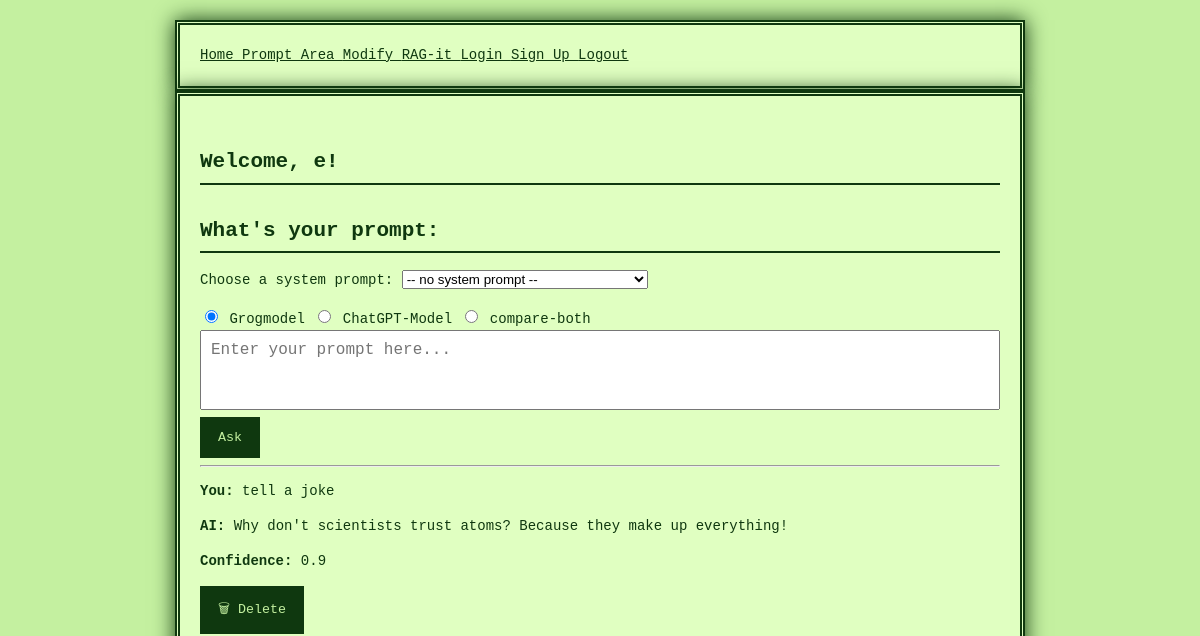
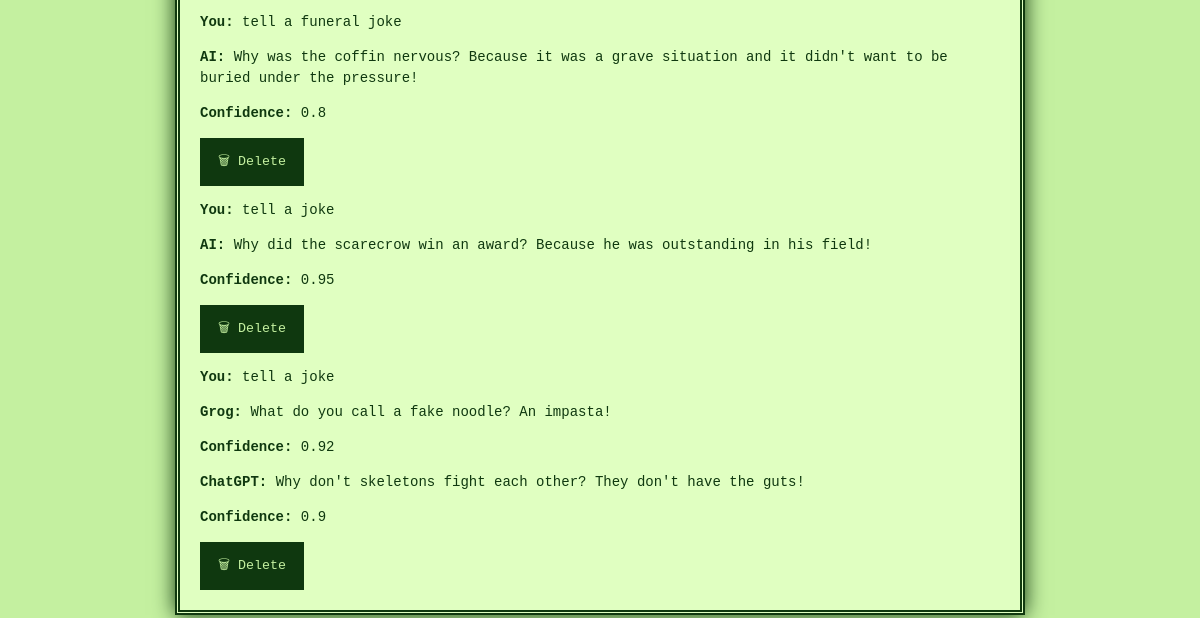
/Prompt-area (signed in), run on an earlier commit of the app's database (2 pictures, top to bottom).
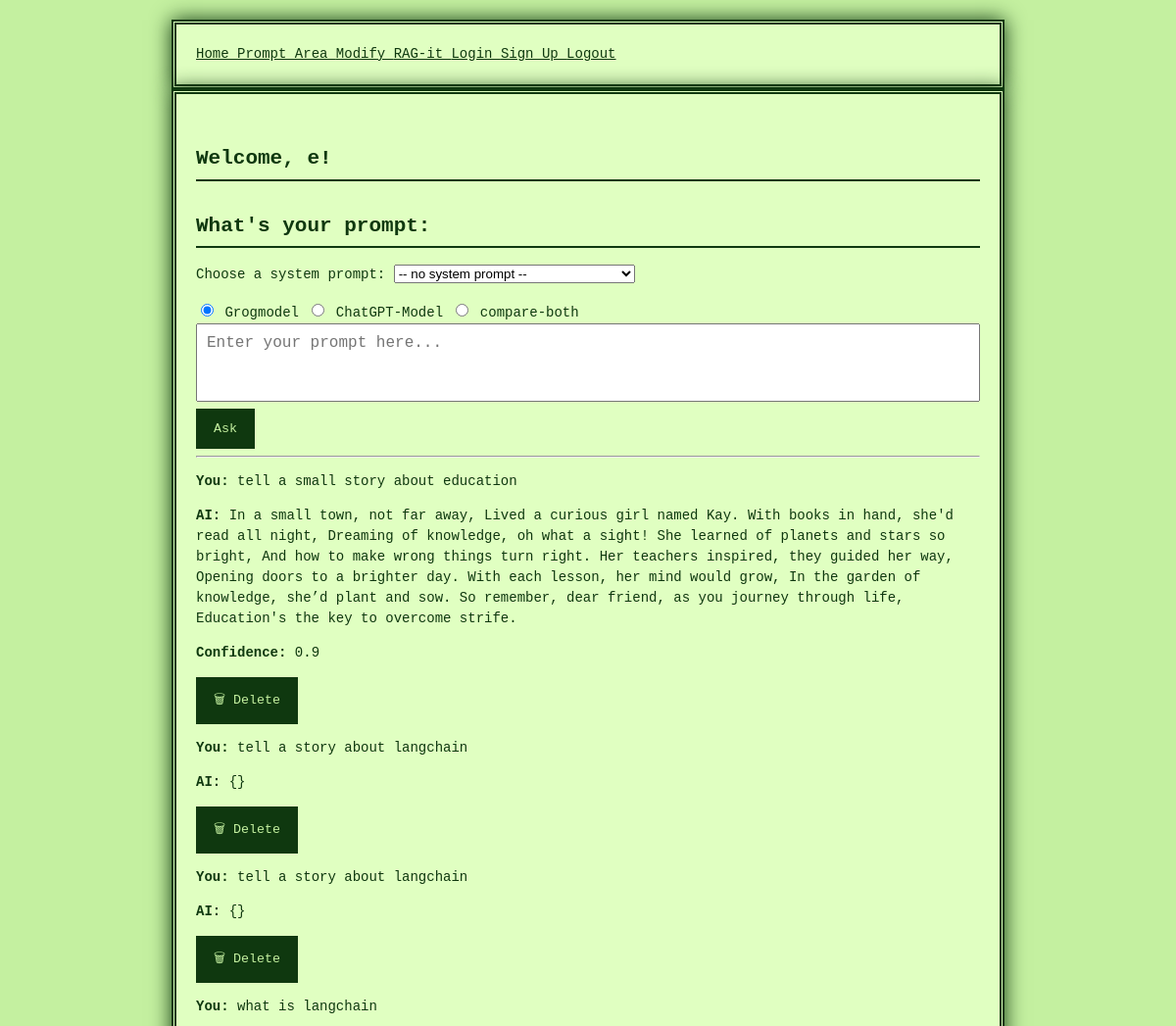
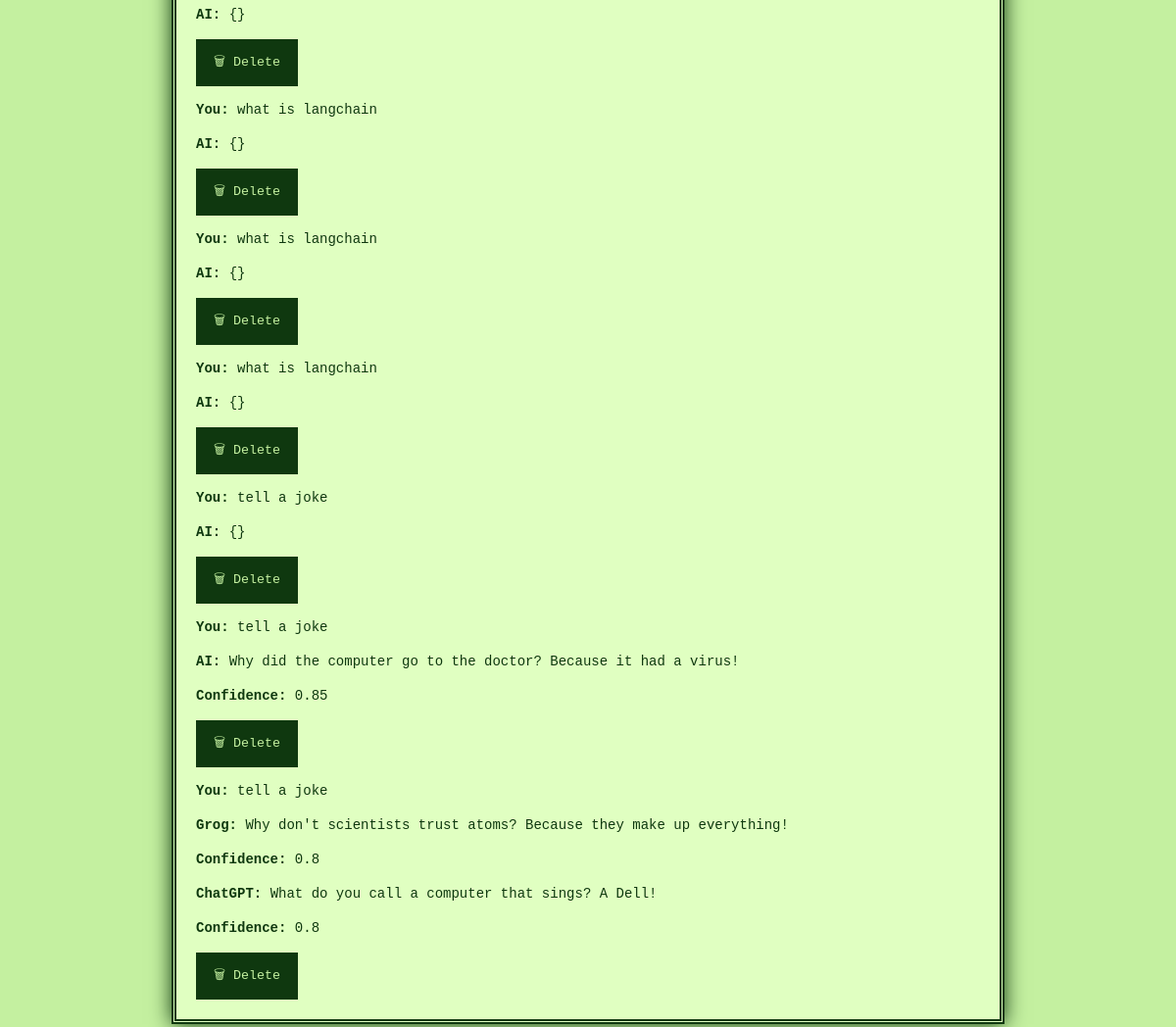
And on a later commit of the database (2 pictures, top to bottom).
### project/models.py (models this page shows)
class Chat(db.Model):
    id = db.Column(db.Integer, primary_key = True)
    user_id = db.Column(db.Integer, db.ForeignKey('user.id', ondelete='CASCADE'), nullable=False)
    question = db.Column(db.String, unique=False)
    answer = db.Column(db.String, unique=False, nullable=True)
    model = db.Column(db.String, unique=False, nullable=True)
    confidence = db.Column(db.Float, nullable=True)
    confidence_grog = db.Column(db.Float, nullable=True)
    confidence_chatgpt = db.Column(db.Float, nullable=True)

### project/main.py (the view)
@main.route('/Prompt-area', methods=["POST", "GET"])
@login_required
def prompt_area():
    def extract_json_string(text):
        try:
            json_match = re.search(r'\{(?:[^{}]|(?R))*\}', text, re.DOTALL)
            if json_match:
                return json.loads(json_match.group())
        except Exception:
            pass
        return None
    user_id = current_user.id
    if request.method == "POST":
        new_prompt = request.form.get("prompt")
        selected_model = request.form.get("modell", "grog")
        system_prompt_id = request.form.get("system_prompt_id")
        delete_id = request.form.get("delete_chat_id")
        if delete_id:
            chat_to_delete = Chat.query.filter_by(id=delete_id, user_id=user_id).first()
            if chat_to_delete:
                db.session.delete(chat_to_delete)
                db.session.commit()
        system_prompts = SystemPrompt.query.all()
        selected_system_prompt = SystemPrompt.query.get(system_prompt_id) if system_prompt_id else None
        system_msg = {
            "role": selected_system_prompt.role,
            "content": selected_system_prompt.content
        } if selected_system_prompt else None
        temperature = selected_system_prompt.temperature if selected_system_prompt else 0.7
        max_tokens = selected_system_prompt.max_tokens if selected_system_prompt else 150
        if new_prompt:
            context_chats = Chat.query.filter_by(user_id=user_id).order_by(Chat.id.desc()).limit(30).all()
            context_chats.reverse()
            context = "".join([f"User: {chat.question}\nAI: {chat.answer}\n" for chat in context_chats])
            combined_prompt = context + f"User: {new_prompt}"
            answer = "⚠️ No answer generated."
            confidence = None
            confidence_grog = None
            confidence_chatgpt = None
            try:
                if selected_model == "grog":
                    result = grogmodel.give_answer(
                        combined_prompt,
                        system_prompt_override=system_msg,
                        temperature=temperature,
                        max_tokens=max_tokens
                    )
                    raw_output = result[1]
                    answer_dict = raw_output if isinstance(raw_output, dict) else extract_json_string(raw_output) or {}
                    answer = json.dumps(answer_dict)
                    confidence = answer_dict.get("confidence", None)
                elif selected_model == "chatgpt":
                    result = chatgptmodel.chat_answers_question(
                        combined_prompt,
                        system_prompt_override=system_msg,
                        temperature=temperature,
                        max_tokens=max_tokens
                    )
                    raw_output = result[1]
                    print("🔍 Raw output from GPT:", repr(raw_output))
                    try:
                        answer_dict = raw_output if isinstance(raw_output, dict) else json.loads(raw_output)
                    except Exception:
                        answer_dict = {}
                    answer = json.dumps(answer_dict)
                    confidence = answer_dict.get("confidence", None)
                elif selected_model == "compare-both":
                    grog_result = grogmodel.give_answer(
                        combined_prompt,
                        system_prompt_override=system_msg,
                        temperature=temperature,
                        max_tokens=max_tokens
                    )
                    chatgpt_result = chatgptmodel.chat_answers_question(
                        combined_prompt,
                        system_prompt_override=system_msg,
                        temperature=temperature,
                        max_tokens=max_tokens
                    )
                    grog_output = grog_result[1]
                    chatgpt_output = chatgpt_result[1]
                    grog_parsed = grog_output if isinstance(grog_output, dict) else extract_json_string(grog_output) or {}
                    chatgpt_parsed = chatgpt_output if isinstance(chatgpt_output, dict) else extract_json_string(chatgpt_output) or {}
                    grog_answer = grog_parsed.get("answer", "⚠️")
                    chatgpt_answer = chatgpt_parsed.get("answer", "⚠️")
                    confidence_grog = grog_parsed.get("confidence", None)
                    confidence_chatgpt = chatgpt_parsed.get("confidence", None)
                    answer = json.dumps({
                        "grog": grog_answer,
                        "grog_confidence": confidence_grog,
                        "chatgpt": chatgpt_answer,
                        "chatgpt_confidence": confidence_chatgpt
                    })
                else:
                    answer = "⚠️ Unsupported model selected."
            except Exception as e:
                answer = json.dumps({"error": f"Exception during model call: {str(e)}"})
            new_chat = Chat(
                user_id=user_id,
                question=new_prompt,
                answer=answer,
                model=selected_model,
                confidence=confidence,
                confidence_grog=confidence_grog,
                confidence_chatgpt=confidence_chatgpt
            )
            db.session.add(new_chat)
            db.session.commit()
    else:
        selected_model = request.args.get("modell", "grog")
        system_prompt_id = request.args.get("system_prompt_id")
    chat_history = Chat.query.filter_by(user_id=user_id).order_by(Chat.id.desc()).limit(10).all()
    chat_history.reverse()
    system_prompts = SystemPrompt.query.all()
    return render_template(
        'Prompt-area.html',
        name=current_user.name,
        chat_history=chat_history,
        system_prompts=system_prompts,
        selected_system_prompt_id=system_prompt_id,
        selected_model=selected_model
    )

### project/__init__.py (called while the page is built)
def create_app():
    app = Flask(__name__)
    app.config['SECRET_KEY'] = 'secret_key_goes_here' #was soll das?
    app.config['SQLALCHEMY_DATABASE_URI'] = 'sqlite:///db.sqlite'
    app.jinja_env.filters['loads'] = json.loads
    db.init_app(app)
    login_manager = LoginManager()
    login_manager.login_view = 'auth.login'
    login_manager.init_app(app)
    from .models import User
    @login_manager.user_loader
    def load_user(user_id):
        return User.query.get(int(user_id))
    from .auth import auth as auth_blueprint
    app.register_blueprint(auth_blueprint)
    from .main import main as main_blueprint
    app.register_blueprint(main_blueprint)
    return app

### project/templates/Prompt-area.html (shortened to what this page needs)
{% extends "base.html" %}
{% block content %}
<h1 class="title">Welcome, {{ name }}!</h1>
<h2>What's your prompt:</h2>
<form method="POST" action="{{ url_for('main.prompt_area') }}">
  <div>
    <label for="system_prompt_id">Choose a system prompt:</label>
    <select name="system_prompt_id" id="system_prompt_id">
      <option value="">-- no system prompt --</option>
    </select>
  </div>
  <div style="margin-top: 1rem;">
    <label>
      <input type="radio" name="modell" value="grog" {% if selected_model == 'grog' %}checked{% endif %}>
      Grogmodel
    </label>
    <label>
      <input type="radio" name="modell" value="chatgpt" {% if selected_model == 'chatgpt' %}checked{% endif %}>
      ChatGPT-Model
    </label>
    <label>
      <input type="radio" name="modell" value="compare-both" {% if selected_model == 'compare-both' %}checked{% endif %}>
      compare-both
    </label>
  </div>
  <div class="textfeld-container">
    <textarea id="autofeld" name="prompt" placeholder="Enter your prompt here..." required></textarea>
    <input type="submit" value="Ask">
  </div>
</form>
<hr>
{% for chat in chat_history %}
  <div class="chat-entry">
    <p><strong>You:</strong> {{ chat.question }}</p>
    {% if chat.model == "compare-both" %}
      {% set both = chat.answer | safe | loads %}
      <p><strong>Grog:</strong> {{ both.grog }}</p>
      <p><strong>Confidence:</strong> {{ both.grog_confidence or 'no confidence here' }}</p>
      <p><strong>ChatGPT:</strong> {{ both.chatgpt }}</p>
      <p><strong>Confidence:</strong> {{ both.chatgpt_confidence or 'no confidence here' }}</p>
    {% else %}
      {% set parsed = chat.answer | safe | loads %}
      {% if parsed and parsed.answer %}
        <p><strong>AI:</strong> {{ parsed.answer }}</p>
        <p><strong>Confidence:</strong> {{ parsed.confidence or 'NAN' }}</p>
      {% else %}
        <p><strong>AI:</strong> {{ chat.answer }}</p>
      {% endif %}
    {% endif %}
    <form method="POST" style="display:inline;">
      <button type="submit" onclick="return confirm('Delete this message?')">🗑 Delete</button>
    </form>
  </div>
{% endfor %}
{% endblock %}

### project/templates/base.html (shortened to what this page needs)
<!DOCTYPE html>
<html>
<head>
    <link rel="stylesheet" href="{{ url_for('static', filename='styles.css') }}">
</head>
<body>
    <section class="hero is-primary is-fullheight">
        <div class="hero-head">
            <nav class="navbar">
                <div class="container">
                    <div id="navbarMenuHeroA" class="navbar-menu">
                        <div class="navbar-end">
                            <a href="{{ url_for('main.index') }}" class="navbar-item">
                                Home
                            </a>
                            <a href="{{ url_for('main.prompt_area') }}" class="navbar-item">
                                Prompt Area
                            </a>
                            <a href="{{ url_for('main.modifier') }}" class="navbar-item">
                                Modify
                            </a>
                            <a href="{{ url_for('main.pimp_it') }}" class="navbar-item">
                                RAG-it
                            </a>
                            <a href="{{ url_for('auth.login') }}" class="navbar-item">
                                Login
                            </a>
                            <a href="{{ url_for('auth.signup') }}" class="navbar-item">
                                Sign Up
                            </a>
                            <a href="{{ url_for('auth.logout') }}" class="navbar-item">
                                Logout
                            </a>
                        </div>
                    </div>
                </div>
            </nav>
        </div>
        <div class="hero-body">
            <div class="container has-text-centered">
               {% block content %}
               {% endblock %}
            </div>
        </div>
    </section>
</body>
</html>

### project/static/styles.css (style rules this page uses)
body { background-color: #c4f0a0; color: #0f380f; font-family: 'Press Start 2P', monospace; font-size: 14px; line-height: 1.5; margin: 0; padding: 20px; image-rendering: pixelated; }
h1, h2, h3, h4, h5, h6 { border-bottom: 2px solid #0f380f; padding-bottom: 5px; margin-top: 30px; }
a { color: #0f380f; text-decoration: underline; }
button, input[type="submit"] { background-color: #0f380f; color: #c4f0a0; border: 3px solid #0f380f; padding: 10px 15px; font-family: 'Press Start 2P', monospace; cursor: pointer; }
.container { max-width: 800px; margin: auto; background-color: #e0ffc1; padding: 20px; border: 5px double #0f380f; box-shadow: 0 0 20px #0f380f; }
.textfeld-container { width: 100%; }
textarea { width: 100%; min-height: 80px; resize: none; overflow: hidden; font-family: monospace; font-size: 16px; padding: 10px; box-sizing: border-box; }

What changed in the data, as far as the page shows it:
no longer on this page (row edited): Chat: question "tell a joke", answer "Why don't scientists trust atoms? Because they make up everything!", confidence "0.9"
no longer on this page (row edited): Chat: question "tell a funeral joke", answer "Why was the coffin nervous? Because it was a grave situation and it didn't want to be buried under the pressure!", confidence "0.8"
removed Chat: question "tell a joke", grog "What do you call a fake noodle? An impasta!", confidence_grog "0.92", chatgpt "Why don't skeletons fight each other? They don't have the guts!", confidence_chatgpt "0.9"
changed Chat: question "tell a joke" → "tell a small story about education"; answer "Why did the scarecrow win an award? Because he was outstanding in his field!" → "In a small town, not far away, Lived a curious girl named Kay. With books in hand, she'd read all night, Dreaming of knowledge, oh what a sight! She learned of planets and stars so bright, And how to make wrong things turn right. Her teachers inspired, they guided her way, Opening doors to a brighter day. With each lesson, her mind would grow, In the garden of knowledge, she’d plant and sow. So remember, dear friend, as you journey through life, Education's the key to overcome strife."; confidence "0.95" → "0.9"
added Chat: question "tell a story about langchain", answer "{}"
added Chat: question "tell a story about langchain", answer "{}"
added Chat: question "what is langchain", answer "{}"
added Chat: question "what is langchain", answer "{}"
added Chat: question "what is langchain", answer "{}"
added Chat: question "what is langchain", answer "{}"
added Chat: question "tell a joke", answer "{}"
added Chat: question "tell a joke", answer "Why did the computer go to the doctor? Because it had a virus!", confidence "0.85"
added Chat: question "tell a joke", grog "Why don't scientists trust atoms? Because they make up everything!", grog_confidence "0.8", chatgpt "What do you call a computer that sings? A Dell!", chatgpt_confidence "0.8"
